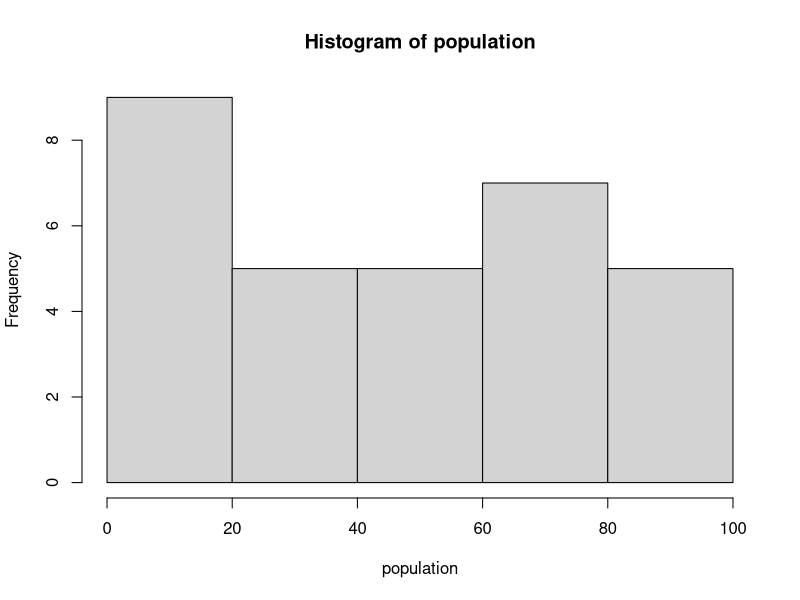
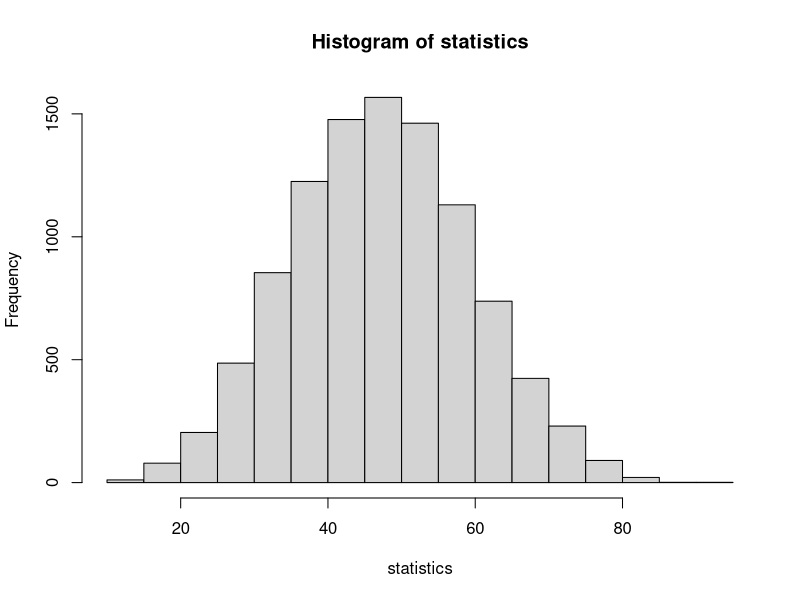
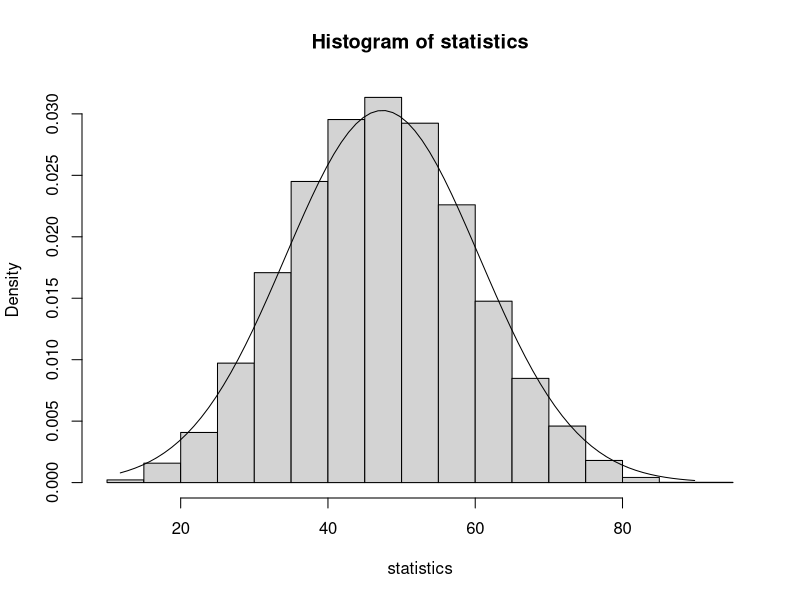

The R script that drew these images, in order:
population <- c(12,34,69,36,13,47,98,12,18,87,65,42,98,76,34,18,10,89,90,78,65,53,27,57,69,23,44,12,67,11,15)

statistics <-c()
sample_size <-5

for (x in 1:10000)
  {
  sampled <- sample(population, sample_size)
  statistic <- mean(sampled)
  statistics<-c(statistics, statistic)
  
  sample_part <- noquote(toString(sampled))
  result_part<- noquote(toString(statistic))
  cat(sample_part, '-->', result_part, '\n')
}

hist(population)
hist(statistics)

mn_sampling_distribution_mean <- mean(population)
sd_sampling_distribution_mean <- sd(population) / sqrt(sample_size)

mn<-min(statistics)
mx<-max(statistics)
x <- seq(mn,mx,1)
y<-dnorm(x, mean = mn_sampling_distribution_mean, sd = sd_sampling_distribution_mean)

hist(statistics, freq=FALSE)
points(x,y,type = "l")

